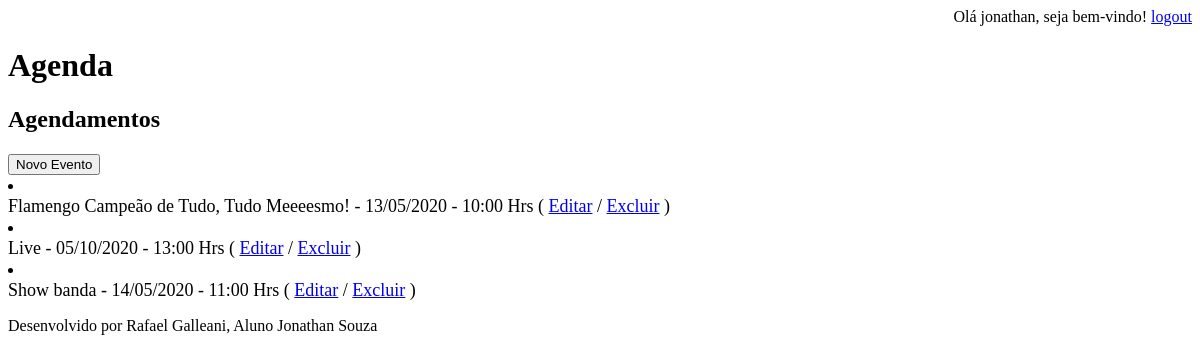
The app's page /agenda/ (signed in), older data.
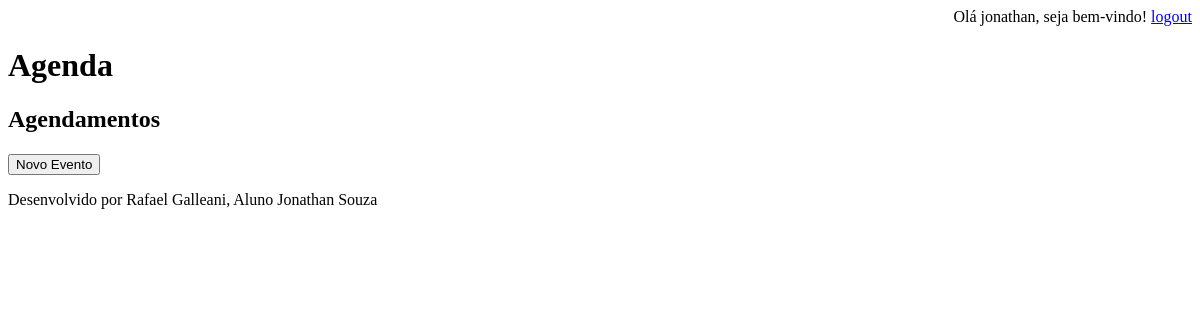
The same page, newer data.
### core/models.py (models this page shows, shortened)
class Evento(models.Model):
    titulo = models.CharField(max_length=100)
    descricao = models.TextField(blank=True, null=True, verbose_name='Descrição')
    local = models.CharField(blank=True, null=True, max_length=100, verbose_name='Local do Evento')
    data_evento = models.DateTimeField(verbose_name='Data do Evento')
    data_criacao = models.DateTimeField(auto_now=True, verbose_name='Data de Criação')
    usuario = models.ForeignKey(User, on_delete=models.CASCADE)
    class Meta:
        db_table = 'evento'
    def get_data_evento(self):
        return self.data_evento.strftime('%d/%m/%Y - %H:%M Hrs')
    def get_evento_atrasado(self):
        if self.data_evento < datetime.now():
            return True
        else:
            return False

### core/views.py (the view)
# urls.py: path('agenda/', views.lista_eventos),
@login_required(login_url='/login/')
def lista_eventos(request):
    usuario = request.user
    data_atual = datetime.now() - timedelta(minutes=56)
    print(data_atual)
    evento = Evento.objects.filter(usuario=usuario,
                                   data_evento__gt=data_atual)
    dados = {'eventos':evento}
    return render(request,'agenda.html', dados)

### templates/agenda.html (shortened to what this page needs)
{% extends "model-page.html" %}
{% block content %}
    <h2>Agendamentos</h2>
    <a href="evento/">
        <button type="button">Novo Evento</button>
    </a>
    <u1 style="font-size: 18px">
        {% for evento in eventos %}
            <li>
                <div style=>
                    {{ evento.titulo }} - {{ evento.get_data_evento }}
                    ( <a href="evento/?id={{ evento.id }}">Editar</a>
                    / <a href="evento/delete/{{ evento.id }}/">Excluir</a> )
                </div>
            </li>
        {% endfor %}
    </u1>
{% endblock %}

### templates/model-page.html
<!DOCTYPE html>
<html lang="en">
<head>
    {% include "model-header.html" %}
</head>
<body>
    {% block content %} {% endblock %}
    {% include "model-footer.html" %}
</body>
</html>

### templates/model-header.html (shortened to what this page needs)
    <div align="right">
        <label>Olá {{ user.get_username }}, seja bem-vindo!</label>
        <a href="/logout">logout</a>
    </div>
    <h1>Agenda</h1>

### templates/model-footer.html
<p>Desenvolvido por Rafael Galleani, Aluno Jonathan Souza</p>

Row changes from the older to the newer data that the page shows:
removed Evento: titulo "Flamengo Campeão de Tudo, Tudo Meeeesmo!", get_data_evento "13/05/2020 - 10:00 Hrs"
removed Evento: titulo "Live", get_data_evento "05/10/2020 - 13:00 Hrs"
removed Evento: titulo "Show banda", get_data_evento "14/05/2020 - 11:00 Hrs"
